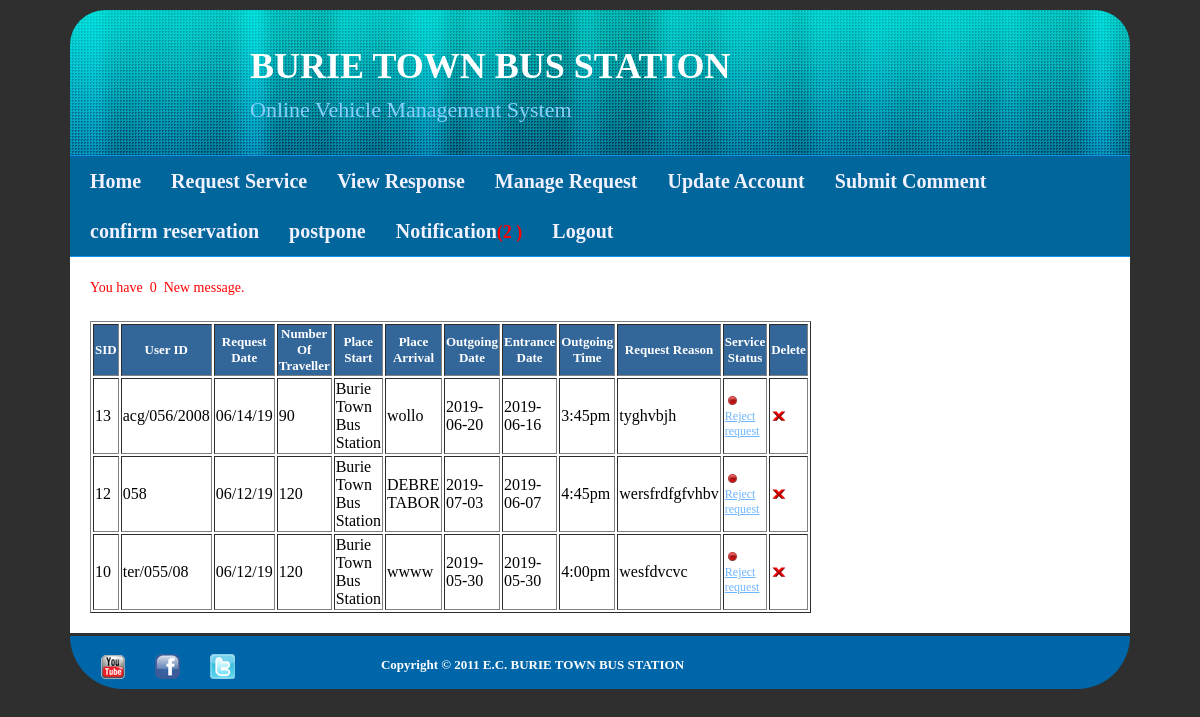
The page /manage_request.php (signed in) on the database its author committed.
### tables this page shows
CREATE TABLE IF NOT EXISTS `servicerequest` (
  `SID` int(20) NOT NULL AUTO_INCREMENT,
  `user_id` varchar(20) NOT NULL,
  `Traveller` int(45) NOT NULL,
  `RequestDate` varchar(20) NOT NULL,
  `PlaceStart` varchar(45) NOT NULL,
  `PlaceArrival` varchar(45) NOT NULL,
  `Outgoingdate` varchar(45) NOT NULL,
  `Entrancedate` varchar(45) NOT NULL,
  `OutgoingTime` varchar(20) NOT NULL,
  `RequestReason` varchar(400) NOT NULL,
  `RequestStatus` varchar(40) NOT NULL,
  PRIMARY KEY (`SID`),
  KEY `user_id` (`user_id`),
  KEY `user_id_2` (`user_id`),
  KEY `user_id_3` (`user_id`)
);

### manage_request.php (the view, shortened to what this page needs)
<html>
<head>
<link href="tooplate_style.css" rel="stylesheet" type="text/css" />
<link rel="stylesheet" type="text/css" href="engine1/style.css" />
</head>
<body>
<div id="tooplate_wrapper">
		<div id="tooplate_header">
       	   <div id="site_title"><h2 id="hheader"style="margin-left:180px;margin-top:40px;font-size:22px;font-family:Cooper Black;"><b><span style="font-size:36px;color:white">   BURIE TOWN BUS STATION</span><br/><br/></b>Online Vehicle Management System</h2></div>
             </div>
    <div id="tooplate_menu">
			<ul>
				<li><a href="officer.php" class="current">Home</a></li>
                <li><a href="request_service.php">Request Service</a></li>
				<li><a href="ViewresponseService.php">View Response</a></li>
				<li><a href="manage_request.php">Manage Request</a></li>
                <li><a href="officerupdate.php">Update Account</a></li>
				<li><a href="submit_comment.php">Submit Comment</a></li>
				<li><a href="confirm reservation.php">confirm reservation</a></li>
			 <li><a href="postpone.php">postpone</a></li>
				<li><a href='notifcation.php'><span>Notification<?php $av = mysql_query("SELECT * FROM assignvehicle where status='unread'");
                 $countav=mysql_num_rows($av);
                     if ($countav > 0){
                     echo "<font color='red'size='4'>"."($countav )</font>";
                     }?>
                     </span></a></li>
				<li><a href="logout.php">Logout</a></li>
			</ul>
		</div>
        <div id="tooplate_main">
       	<div id="tooplate_content">
		<?php
			$av=mysql_query("select *from servicerequest where RequestStatus='NO'");
			$countav=mysql_num_rows($av);
			echo '<font color="red" >You have &nbsp;'.$countav. '&nbsp; New message.</font>' ;
			echo"<br><br>";
			?>
	<table style="color:black" border='1' align='center'>
<tr>
<th style='height:30px; font-weight:bold;background-color:#336699;'><font color='white' size='2'>SID</th>
<th style='height:30px;	font-weight:bold;background-color:#336699;'><font color='white' size='2'>User ID</th>
<th style='height:30px;	font-weight:bold;background-color:#336699;'><font color='white' size='2'>Request Date</th>
<th style='height:30px;	font-weight:bold;background-color:#336699;'><font color='white' size='2'>Number Of Traveller</th>
<th style='height:30px;	font-weight:bold;background-color:#336699;'><font color='white' size='2'>Place Start</th>
<th style='height:30px;	font-weight:bold;background-color:#336699;'><font color='white' size='2'>Place Arrival </th>
<th style='height:30px;	font-weight:bold;background-color:#336699;'><font color='white' size='2'>Outgoing Date</th>
<th style='height:30px;	font-weight:bold;background-color:#336699;'><font color='white' size='2'>Entrance Date </th>
<th style='height:30px; font-weight:bold;background-color:#336699;'><font color='white' size='2'>Outgoing Time </th>
<th style='height:30px;	font-weight:bold;background-color:#336699;'><font color='white' size='2'>Request Reason</th>
<th style='height:30px;	font-weight:bold;background-color:#336699;'><font color='white' size='2'> Service Status</th>
<th style='height:30px;	font-weight:bold;background-color:#336699;'><font color='white' size='2'> Delete</th>
</tr>
<?php
$result = mysql_query("SELECT * FROM servicerequest ORDER BY SID DESC");
while($row = mysql_fetch_array($result))
  {
$SID = $row['SID'];
$ctrl = $row['user_id'];
$RequestDate=$row['RequestDate'];
$NumberOfTraveller=$row['Traveller'];
$PlaceStart=$row['PlaceStart'];
$PlaceArrival=$row['PlaceArrival'];
$OutgoingTime=$row['Outgoingdate'];
$EntranceTime=$row['Entrancedate'];
$Time=$row['OutgoingTime'];
$RequestReason=$row['RequestReason'];
?>
<tr>
<td><?php echo $SID;?></td>
<td><?php echo $row['user_id'];?></td>
<td><?php echo $RequestDate;?></td>
<td><?php echo $NumberOfTraveller;?></td>
<td><?php echo $PlaceStart;?></td>
<td><?php echo $PlaceArrival;?></td>
<td><?php echo $OutgoingTime;?></td>
<td><?php echo $EntranceTime;?></td>
<td><?php echo $Time;?></td>
<td><?php echo $RequestReason;?></td>
<td><?php
$status=$row['RequestStatus'];
						?>
                        <?php
						if(($status)=='YES')
						{
						?>
                       			 <a href="statusService.php?status=<?php echo $row['SID'];?>" onclick="return confirm('Can rejectss Give service  to us (<?php echo $SID?>)');">
                       			 <img src="images/deactivate.png" width="16" id="view" height="16" alt=""  /> Reject request </a>
                        <?php
						}
                        ?>
						</td>
						<?php
						print("<td style='height:30px;'><a href = 'deleterequest.php?key=".$ctrl."'><img width='15px' height='15px' src = 'images/actions-delete.png' title='Delete' onclick='isdelete();'><a href = 'manage_request.php?user_id=".$ctrl."'></a></td>");
	                    ?>
		</tr>
<?php
  }
print( "</table>");
?>
        </div>
	</div>
    <div id="tooplate_footer_wrapper">
        <div id="tooplate_copyright">
		<a href="http://www.youtube.com"><img src="images/youtube.png" id="youtube"></a>
		<a href="http://www.facebook.com"><img src="images/facebook.png" id="facebook"></a>
		<a href="http://www.tweeter.com"><img src="images/tweeter.png" id="tweeter"></a>
            <div id="footp"><b>Copyright © 2011 E.C. BURIE TOWN BUS STATION</b>	</div>
		</div>
	</div>
</div>
</body>
</html>

### tooplate_style.css (style rules this page uses)
body { margin-top: 0; padding: 0; color: #9ac1e3; font-family: Georgia, "Times New Roman", Times, serif; font-size: 13px; line-height: 1.7em; background-color: #2f2f2f; text-align:justify; text-justify:inter-word; }
#footp { color: white; margin-right: 200px; }
a, a:link, a:visited { color: #6eb5ff; font-weight: normal; text-decoration: underline; font-size: 12px; }
img { border: none; }
h1, h2, h3, h4, h5, h6 { color: #000; font-weight: normal; }
h2 { font-size: 28px; margin: 0 0 15px; padding: 5px 0; }
#tooplate_wrapper { margin: 0 auto; width: 1060px; padding: 0 10px; }
#tooplate_header { width: 1060px; height: 145px; margin-top:10px; border-top-right-radius:35px; border-top-left-radius:35px; background: url(images/header1.jpg) top center no-repeat; }
#site_title { float: left; display: block; color: white; }
#hheader { color:#87CEFA; }
#tooplate_menu { clear: both; width: 1060px; height: 100px; background-color: #00669C; border-top: 1px solid #1296E9; border-bottom: 1px solid #1296E9; }
#tooplate_menu ul { margin: 0; padding: 0; list-style: none; }
#tooplate_menu ul li { padding: 0; margin: 0; display: inline; }
#tooplate_menu ul li a { float: left; display: block; margin-left: 10px; padding-left: 10px; padding-right: 10px; line-height: 50px; position: relative; font-size: 20px; color: #F2F2FF; text-align: center; text-decoration: none; font-family: Cambria, "Hoefler Text", "Liberation Serif", Times, "Times New Roman", serif; font-weight: 700; outline: none; }
#tooplate_main { clear: both; width: 1020px; color:black; font-family:cambria; font-size:14px; padding: 20px; background-color: white; }
#tooplate_content { float: left; width: 600px; }
#footp { margin-top:0px; }
#tooplate_footer_wrapper { clear: both; color:black; width: 1060px; padding-top:3px; margin-top: 3px; border-bottom-right-radius: 200px; border-bottom-left-radius: 200px; background-color:#0066AA; }
#tooplate_copyright a { float: left; margin-left:30px; }
#tooplate_copyright { clear: both; width: 960px; height: 35px; padding: 15px 0 0; text-align: center; }
#tooplate_menu li { float:left; }

### rows shown on the page
servicerequest: SID "13", user "acg/056/2008", RequestDate "06/14/19", Traveller "90", PlaceStart "Burie Town Bus Station", PlaceArrival "wollo", Outgoingdate "2019-06-20", Entrancedate "2019-06-16", OutgoingTime "3:45pm", RequestReason "tyghvbjh"
servicerequest: SID "12", user "058", RequestDate "06/12/19", Traveller "120", PlaceStart "Burie Town Bus Station", PlaceArrival "DEBRE TABOR", Outgoingdate "2019-07-03", Entrancedate "2019-06-07", OutgoingTime "4:45pm", RequestReason "wersfrdfgfvhbv"
servicerequest: SID "10", user "ter/055/08", RequestDate "06/12/19", Traveller "120", PlaceStart "Burie Town Bus Station", PlaceArrival "wwww", Outgoingdate "2019-05-30", Entrancedate "2019-05-30", OutgoingTime "4:00pm", RequestReason "wesfdvcvc"

### other values the page prints
$countav "0"
